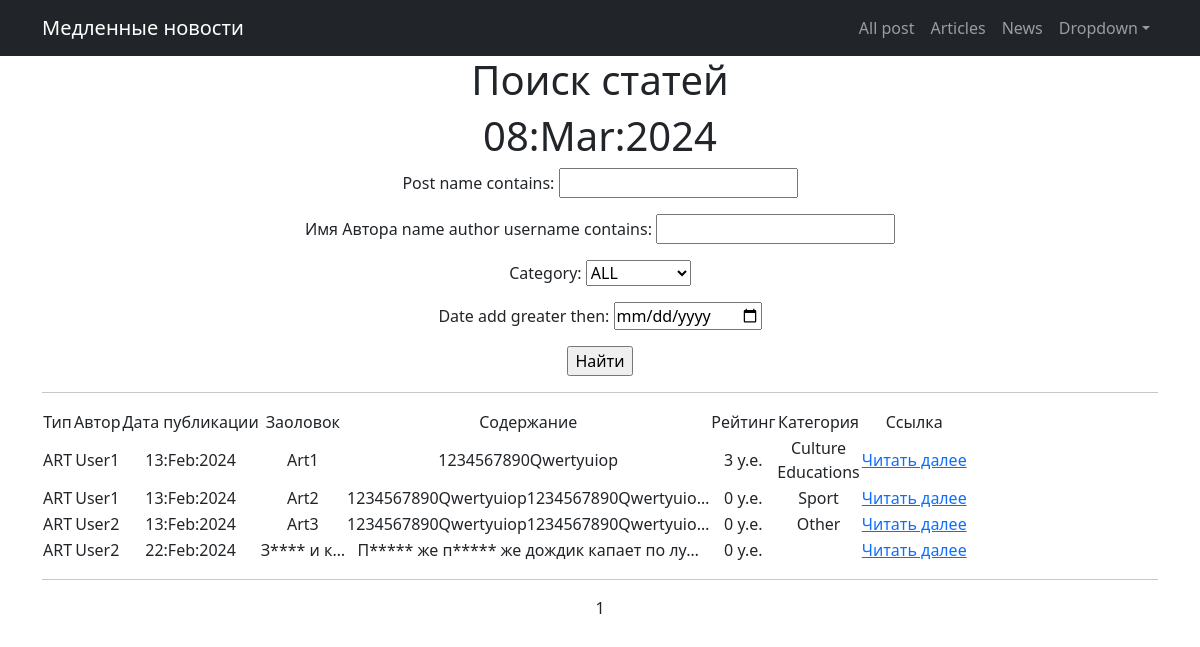
Page /articles/search on the earlier database version.
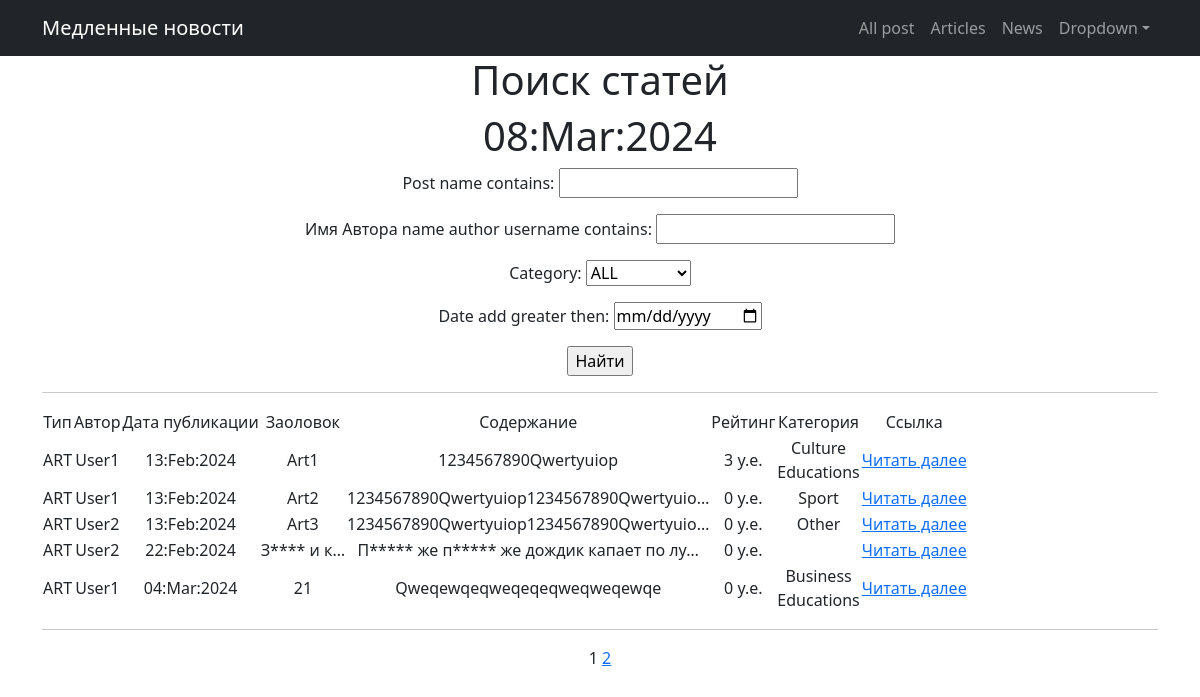
Same page on the later database version.
### Newsportalapp/models.py (models this page shows, shortened)
class Post(models.Model):
    news_post = 'NEWS'
    article_post = 'ART'
    other = 'OTH'
    TYPEPOST = [
        (news_post, 'Новость'),
        (article_post, 'Статья'),
        (other, 'Другое')
    ]
    post_type = models.CharField(max_length=4, choices=TYPEPOST, default=other)
    post_add = models.DateTimeField(auto_now_add=True)
    post_name = models.CharField(max_length=255)
    post_text = models.TextField()
    post_rating = models.IntegerField(default=0)
    post_author = models.ForeignKey(Author, on_delete=models.CASCADE, verbose_name='Имя Автора')
    categories = models.ManyToManyField(Category, through='PostCategory')

class Author(models.Model):
    name_author = models.OneToOneField(User, on_delete=models.CASCADE)
    author_rating = models.IntegerField(default=0)

class Category(models.Model):
    name = models.CharField(max_length=255, unique=True)
    def __str__(self):
        return self.name

### Newsportalapp/views.py (the view)
# urls.py: path('articles/search', ArtsSearchList.as_view(), name='arts_search'),
class ArtsSearchList(ListView):
    model = Post
    ordering = '-post_add'
    template_name = 'articles_search.html'
    context_object_name = 'arts_search'
    paginate_by = 5
    def get_queryset(self):
        queryset = Post.objects.filter(post_type=Post.article_post)
        self.filterset = PostFilter(self.request.GET, queryset)
        return self.filterset.qs
    def get_context_data(self, **kwargs):
        context = super().get_context_data(**kwargs)
        context['time_now'] = datetime.utcnow()
        context['next_post'] = None
        context['filterset'] = self.filterset
        return context

### Newsportalapp/templatetags/custom_filters.py (called while the page is built)
@register.filter()
def like_valute(value):
    return f'{value} у.е.'

### Newsportalapp/templatetags/custom_tags.py (called while the page is built)
@register.simple_tag(takes_context=True)
def url_replace(context, **kwargs):
    d = context['request'].GET.copy()
    for k, v in kwargs.items():
        d[k] = v
    return d.urlencode()

### templates/articles_search.html (shortened to what this page needs)
{% extends 'flatpages/default.html' %}
{% load custom_filters %}
{% load custom_tags %}
{% block content %}
    <h1>Поиск статей</h1>
    <h1>{{ time_now|date:'d:M:Y' }}</h1>
    <form action="" method="get">
        {{ filterset.form.as_p }}
        <input type="submit" value="Найти" />
    </form>
    {% if arts_search %}
    <hr>
        <table>
            <tr>
                <td>Тип</td>
                <td>Автор</td>
                <td>Дата публикации</td>
                <td>Заоловок</td>
                <td>Содержание</td>
                <td>Рейтинг</td>
                <td>Категория</td>
                <td>Ссылка</td>
            </tr>
            {% for art in arts_search %}
                <tr>
                    <td>{{ art.post_type }}</td>
                    <td>{{ art.post_author.name_author }}</td>
                    <td>{{ art.post_add|date:'d:M:Y' }}</td>
                    <td>{{ art.post_name | truncatechars:10 | censor_str }}</td>
                    <td>{{ art.post_text | truncatechars:40 | censor_str }}</td>
                    <td>{{ art.post_rating | like_valute }}</td>
                    <td>
                        {% for cat in art.categories.all %}
                            {{ cat.name }}
                            <br>
                        {% endfor %}
                    </td>
                    <td>
                        <a href="http://127.0.0.1:8000/articles/{{ art.id }}">Читать далее</a>
                    </td>
                </tr>
            {% endfor %}
        </table>
    <hr>
    {{ page_obj.number }}
    {% if page_obj.has_next %}
        <a href="?{% url_replace page=page_obj.next_page_number %}">{{ page_obj.next_page_number }}</a>
    {% endif %}
    {% else %}
        <h1>Статей нет!</h1>
    {% endif %}
{% endblock content %}

Differences in the rows shown:
added Post: post_type "ART", post_author.name_author "User1", post_add "04:Mar:2024", post_name|censor_str "21", post_text|censor_str "Qweqewqeqweqeqeqweqweqewqe", post_rating|like_valute "0 у.е.", Category (name "Educations")
now on this page (row edited): Category: name "Business", shown under "ART"
Other differences:
{{ page_obj.next_page_number }}: (not shown) → "2"
